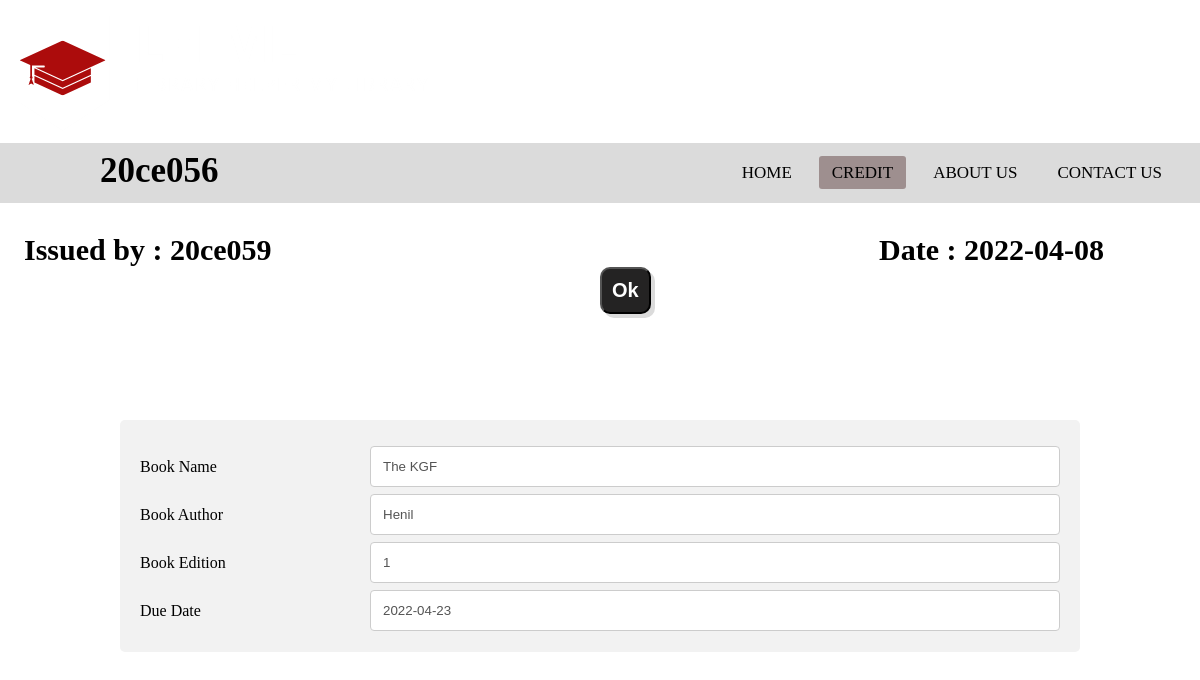
The page /user/html/bookIssue.php?bid=72 (signed in) on the database its author committed.
### tables this page shows
CREATE TABLE `tbl_issued_books` (
  `book_id` int(11) NOT NULL,
  `user_id` varchar(10) NOT NULL,
  `issued_date` date NOT NULL,
  `expected_return_date` date NOT NULL
);

CREATE TABLE `tbl_books` (
  `grp_id` int(11) NOT NULL,
  `book_name` varchar(50) NOT NULL,
  `book_edition` int(5) NOT NULL,
  `book_author` varchar(40) NOT NULL,
  `book_quantity` int(11) NOT NULL
);

### user/html/bookIssue.php (the view, shortened to what this page needs)
<!DOCTYPE html>
<html lang="en">
<head>
  <link rel="stylesheet" href="../css/bookIssue.css">
  <link rel="stylesheet" href="https://cdnjs.cloudflare.com/ajax/libs/font-awesome/5.15.3/css/all.min.css" />
</head>
<body class="image">
  <header><img src="2n1.png" alt="logo"></header>
  <nav>
    <label class="logo"><?php echo $_SESSION["user_id"];?> </label>
    <ul>
      <li><a herf="#">Home</a></li>
      <li><a class="active" herf="#">Credit</a></li>
      <li><a herf="#">About us</a></li>
      <li><a herf="#">Contact us</a></li>
    </ul>
  </nav>
  <?php
  include 'config.php';
  $bid = $_GET['bid'];
  $sql1 = "select tib.book_id,tb.grp_id,tb.book_name,tb.book_edition,tb.book_author,tib.expected_return_date,tib.user_id,tib.issued_date from tbl_book_copies tbc join tbl_books tb on tb.grp_id = tbc.grp_id join tbl_issued_books tib where tbc.book_id = tib.book_id and tib.book_id = $bid";
  $result = mysqli_query($conn, $sql1) or die("Query1 unsuccessful");
  if (mysqli_num_rows($result) > 0) {
    while ($row = mysqli_fetch_assoc($result)) {
  ?>
      <section class="top">
        <span class="id" name="id">Issued by : <?php echo $row['user_id'];?></span>
        <span class="date" nam="date">Date : <?php echo $row['issued_date'];?></span>
      </section>
      <div class="container">
        <div class="tblRow">
          <div class="col-25">
            <label for="bookName">Book Name</label>
          </div>
          <div class="col-75">
            <input type="text" id="txtBookName" name="txtBookName" value="<?php echo $row['book_name'] ?>" disabled>
          </div>
        </div>
        <div class="tblRow">
          <div class="col-25">
            <label for="bookAuthor">Book Author</label>
          </div>
          <div class="col-75">
            <input type="text" id="txtBookAuthor" name="txtBookAuthor" value="<?php echo $row['book_author'] ?>" disabled>
          </div>
        </div>
        <div class="tblRow">
          <div class="col-25">
            <label for="bookEdition">Book Edition</label>
          </div>
          <div class="col-75">
            <input type="text" id="txtBookEdition" name="txtBookEdition" value="<?php echo $row['book_edition'] ?>" disabled>
          </div>
        </div>
        <div class="tblRow">
          <div class="col-25">
            <label for="dueDate">Due Date</label>
          </div>
          <div class="col-75">
            <input type="text" id="txtDueDate" name="txtDueDate" value="<?php echo $row['expected_return_date'] ?>" disabled>
          </div>
        </div>
      </div>
  <?php
    }
  }
  ?>
<button class="btnBack" name="btnDownloadBack" onclick="window.location='userProfile.php'">Ok</button>
</html>

### user/css/bookIssue.css (style rules this page uses)
* { padding: 0; margin: 0; text-decoration: none; list-style: none; box-sizing: border-box; }
body { font-family: montserrat; }
.image { background-image: url("janko-ferlic-sfL_QOnmy00-unsplash.jpg"); opacity: 1; background-size: 1750px; background-position: center center; background-repeat: no-repeat; background-attachment: fixed; background-size: cover; }
.btnBack { margin-left: 50%; padding: 10px 10px 10px 10px; font-size: 20px; background-color: rgb(36, 35, 35); box-shadow: 4px 4px rgb(219, 219, 219); border-radius: 10px; cursor: pointer; font-weight: bold; color: white; }
img { max-width: 100%; }
input[type=text] { width: 100%; padding: 12px; border: 1px solid #ccc; border-radius: 4px; resize: vertical; background-color: white; }
label { padding: 12px 12px 12px 0; display: inline-block; }
.container { position: absolute; border-radius: 5px; background-color: #f2f2f2; padding: 20px; width: 80%; top: 67%; left: 50%; transform: translate(-50%,-50%); }
.col-25 { float: left; width: 25%; margin-top: 6px; }
.col-75 { float: left; width: 75%; margin-top: 6px; }
.tblRow:after { content: ""; display: table; clear: both; }
nav { background: rgb(219, 219, 219); height: 60px; width: 100%; }
label.logo { color: black; font-size: 35px; line-height: 55px; padding: 0 100px; font-weight: bold; }
nav ul { float: right; margin-right: 20px; }
nav ul li { display: inline-block; line-height: 60px; margin: 0 5px; }
nav ul li a { color: black; font-size: 17px; padding: 7px 13px; border-radius: 3px; text-transform: uppercase; }
a.active,a:hover { background: rgb(158, 143, 143); transition: .5s; cursor: pointer; }
.id { margin-left: 2%; }
.date { margin-left: 50%; }
.top { margin-top: 30px; font-size: 30px; font-weight: bold; }

### rows shown on the page
tbl_issued_books: user "20ce059", issued_date "2022-04-08", txtBookName "The KGF", txtBookAuthor "Henil", txtBookEdition "1", txtDueDate "2022-04-23"

### other values the page prints
$_SESSION["user_id"] "20ce056"
